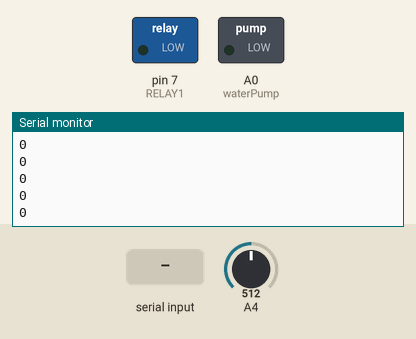
Recording of a sketch running on a simulated Arduino Uno, built with avr-gcc and run on an emulated ATmega328P. Parts: switched loads named in the sketch (green lamp = pin HIGH), the last lines printed to the serial monitor. Inputs (shaded band) come from the test bench; at power-on: A4 = 512.

Above: at 1.2 s.
1.3 s: "*hej" received over Serial
At 1.45 s:
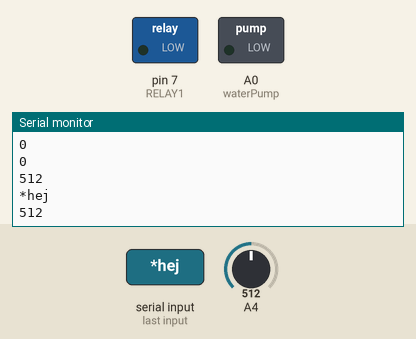
2.9 s: "*avbryt" received over Serial
At 3.12 s:
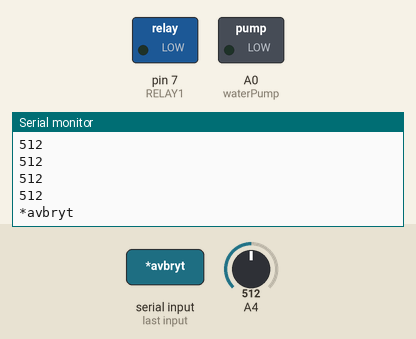

The sketch:

project_code_ino.ino
```cpp
#define RELAY1  7

String voice;
int waterPump = A0;
int sensorValue;


//-----------------------------------------------------------------------//
void setup() {
  Serial.begin(9600);
  pinMode(waterPump, OUTPUT); // for the water
  pinMode(RELAY1, OUTPUT);


}
//----------------------------- VOICE ------------------------------------------//
void loop() {


  ;

  while (Serial.available()){  //Check if there is an available byte to read
  delay(10); //Delay added to make thing stable
  char c = Serial.read(); //Conduct a serial read
  if (c == '#') {break;} //Exit the loop when the # is detected after the word
  voice += c; //Shorthand for voice = voice + c
    sensorValue = analogRead(A4);
  }
     Serial.println(sensorValue);
     delay(100);

  if (voice.length() > 0) {
    Serial.println(voice);


//-----------------------------------------------------------------------//
  //----------Control Multiple Pins/ LEDs----------//

  //


  if(voice == "*hej") {
  }


   if(voice == "*avbryt")
   {digitalWrite(RELAY1, 0);
   digitalWrite(waterPump,LOW)
 ;}

//-----------------------------------------------------------------------//
voice="";}} //Reset the variable after initiating
```

Measured:
- after the input at 1.3 s, the serial monitor: prints a new line at once (image 1)
- after the input at 2.9 s, the serial monitor: prints a new line after 0.22 s (image 2)
